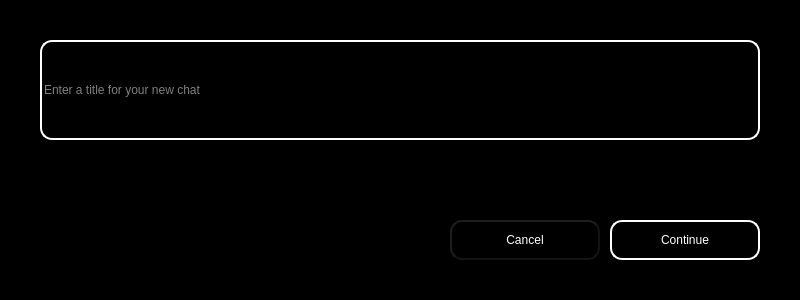
<?xml version="1.0" encoding="UTF-8"?>
<ui version="4.0">
 <class>Form</class>
 <widget class="QWidget" name="Form">
  <property name="geometry">
   <rect>
    <x>0</x>
    <y>0</y>
    <width>800</width>
    <height>300</height>
   </rect>
  </property>
  <property name="windowTitle">
   <string>Form</string>
  </property>
  <property name="styleSheet">
   <string notr="true">background-color: rgb(0, 0, 0);
border-radius: 24px;
border-width: 0px;</string>
  </property>
  <widget class="QLineEdit" name="chatTitleEdit">
   <property name="geometry">
    <rect>
     <x>40</x>
     <y>40</y>
     <width>720</width>
     <height>100</height>
    </rect>
   </property>
   <property name="styleSheet">
    <string notr="true">font: 10pt &quot;Roboto Mono&quot;;
color: rgb(255, 255, 255);
border-style: solid;
border-radius: 12px;
border-width: 2px;
border-color: rgb(255, 255, 255);</string>
   </property>
   <property name="placeholderText">
    <string>Enter a title for your new chat</string>
   </property>
  </widget>
  <widget class="QPushButton" name="continueButton">
   <property name="geometry">
    <rect>
     <x>610</x>
     <y>220</y>
     <width>150</width>
     <height>40</height>
    </rect>
   </property>
   <property name="styleSheet">
    <string notr="true">font: 10pt &quot;Roboto Mono&quot;;
color: rgb(255, 255, 255);
border-style: solid;
border-radius: 12px;
border-width: 2px;
border-color: rgb(255, 255, 255);</string>
   </property>
   <property name="text">
    <string>Continue</string>
   </property>
  </widget>
  <widget class="QPushButton" name="cancelButton">
   <property name="geometry">
    <rect>
     <x>450</x>
     <y>220</y>
     <width>150</width>
     <height>40</height>
    </rect>
   </property>
   <property name="styleSheet">
    <string notr="true">font: 10pt &quot;Roboto Mono&quot;;
color: rgb(255, 255, 255);
border-style: outset;
border-radius: 12px;
border-width: 2px;
border-color: rgb(20, 20, 20);</string>
   </property>
   <property name="text">
    <string>Cancel</string>
   </property>
  </widget>
 </widget>
 <resources/>
 <connections/>
</ui>
